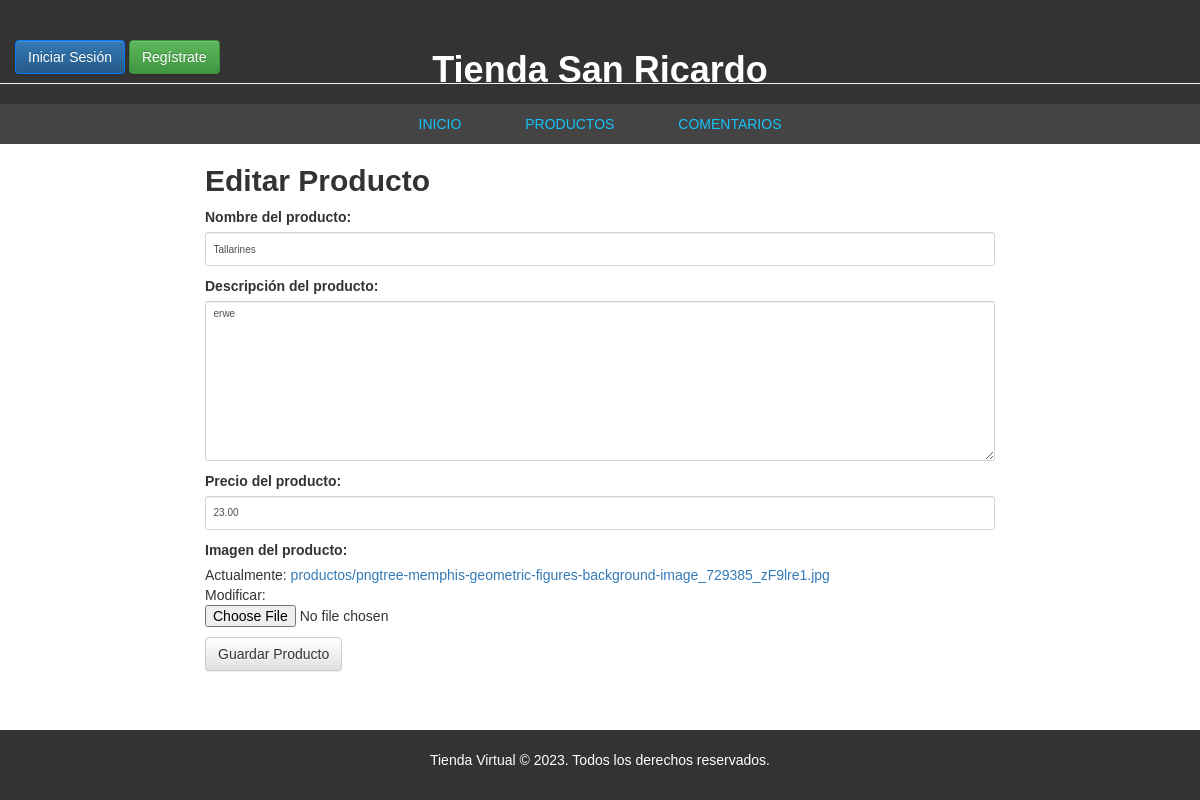
The page /prods/6/edit/ on the database as committed earlier.
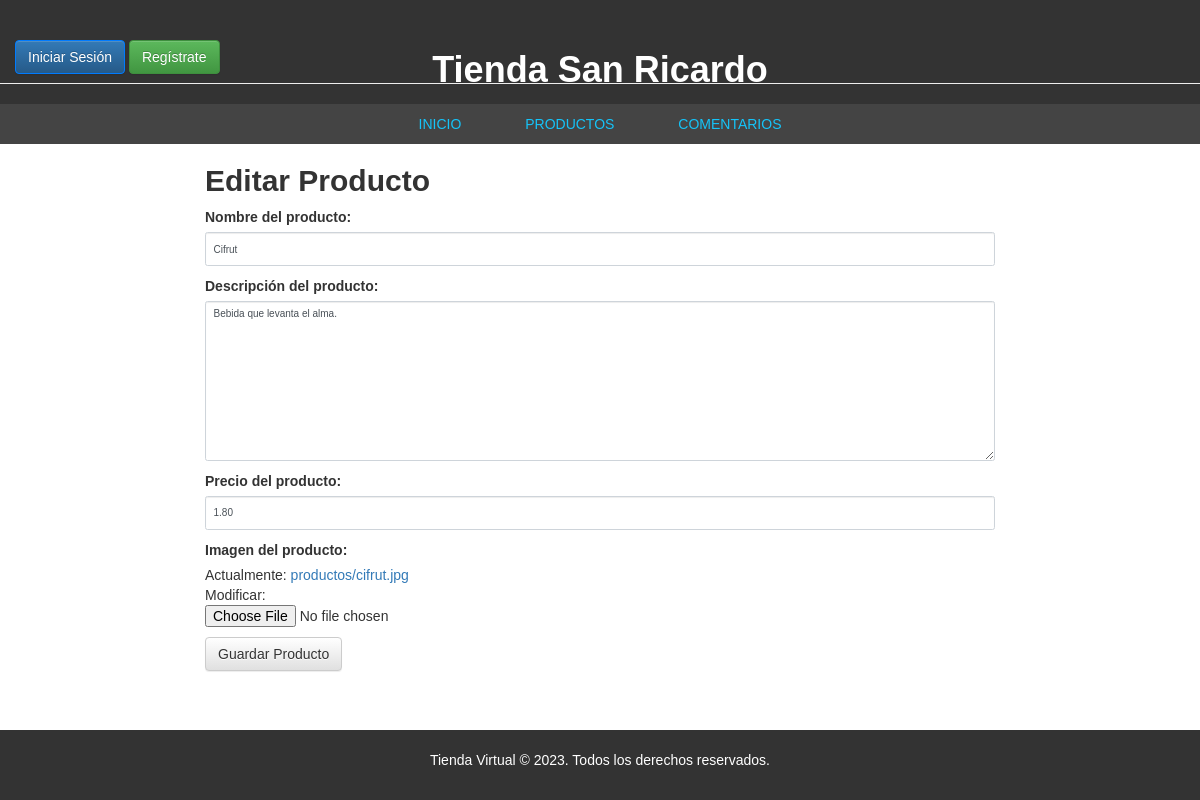
The same page on the database as committed later.
### products/models.py (models this page shows, shortened)
class Producto(models.Model):
    nombre = models.CharField(max_length=200)
    descripcion = models.TextField()
    precio = models.DecimalField(max_digits=9, decimal_places=2)
    imagen = models.ImageField(upload_to='productos')

### products/views.py (the view)
# urls.py: path('prods/<int:pk>/edit/', views.prod_edit, name='prod_edit'),
def prod_edit(request, pk):
    prods = get_object_or_404(Producto, pk=pk)
    if request.method == "POST":
        form = PostForm(request.POST, instance=prods)
        if form.is_valid():
            prods = form.save(commit=False)
            prods.save()
            return redirect('prod_detail', pk=prods.pk)
    else:
        form = PostForm(instance=prods)
    return render(request, 'productos_edit.html', {'form': form})

### products/forms.py
class PostForm(forms.ModelForm):
    class Meta:
        model = Producto
        fields = ['nombre', 'descripcion', 'precio', 'imagen']
        widgets = {
            'nombre': forms.TextInput(attrs={'class': 'form-control'}),
            'descripcion': forms.Textarea(attrs={'class': 'form-control'}),
            'precio': forms.NumberInput(attrs={'class': 'form-control'}),
        }
    def __init__(self, *args, **kwargs):
        super().__init__(*args, **kwargs)
        self.fields['nombre'].label = 'Nombre del producto'
        self.fields['descripcion'].label = 'Descripción del producto'
        self.fields['precio'].label = 'Precio del producto'
        self.fields['imagen'].label = 'Imagen del producto'

### products/templates/productos_edit.html (shortened to what this page needs)
{% extends 'index.html' %}
{% block content %}
    <h2>Editar Producto</h2>
    <form method="POST" class="post-form" enctype="multipart/form-data">
        <div class="form-group">
            <label for="{{ form.nombre.id_for_label }}">Nombre del producto:</label>
            {{ form.nombre }}
        </div>
        <div class="form-group">
            <label for="{{ form.descripcion.id_for_label }}">Descripción del producto:</label>
            {{ form.descripcion }}
        </div>
        <div class="form-group">
            <label for="{{ form.precio.id_for_label }}">Precio del producto:</label>
            {{ form.precio }}
        </div>
        <div class="form-group">
            <label for="{{ form.imagen.id_for_label }}">Imagen del producto:</label>
            {{ form.imagen }}
        </div>
        <button type="submit" class="save btn btn-default">Guardar Producto</button>
    </form>
{% endblock %}

Rows that differ between the two databases and show on the page:
changed Producto: nombre "Tallarines" → "Cifrut"; descripcion "erwe" → "Bebida que levanta el alma."; precio "23.00" → "1.80"
Other text that changed with them:
text no longer shown: "Actualmente: productos/pngtree-memphis-geometric-figures-background-image_729385_zF9lre1.jpg Modificar:"
text now shown: "Actualmente: productos/cifrut.jpg Modificar:"
